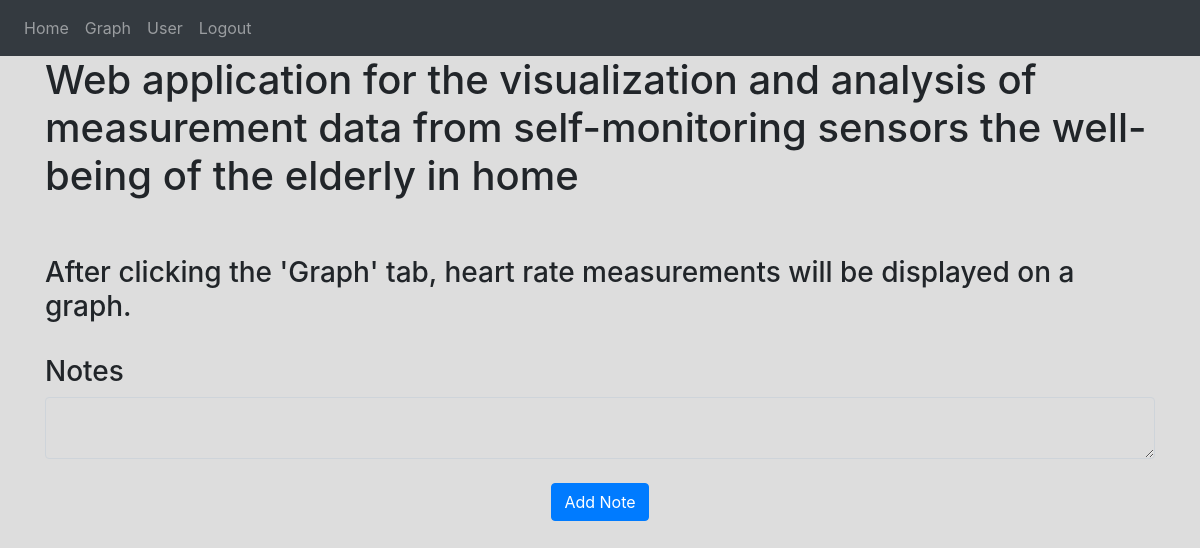
Page / (signed in) on the earlier database version.
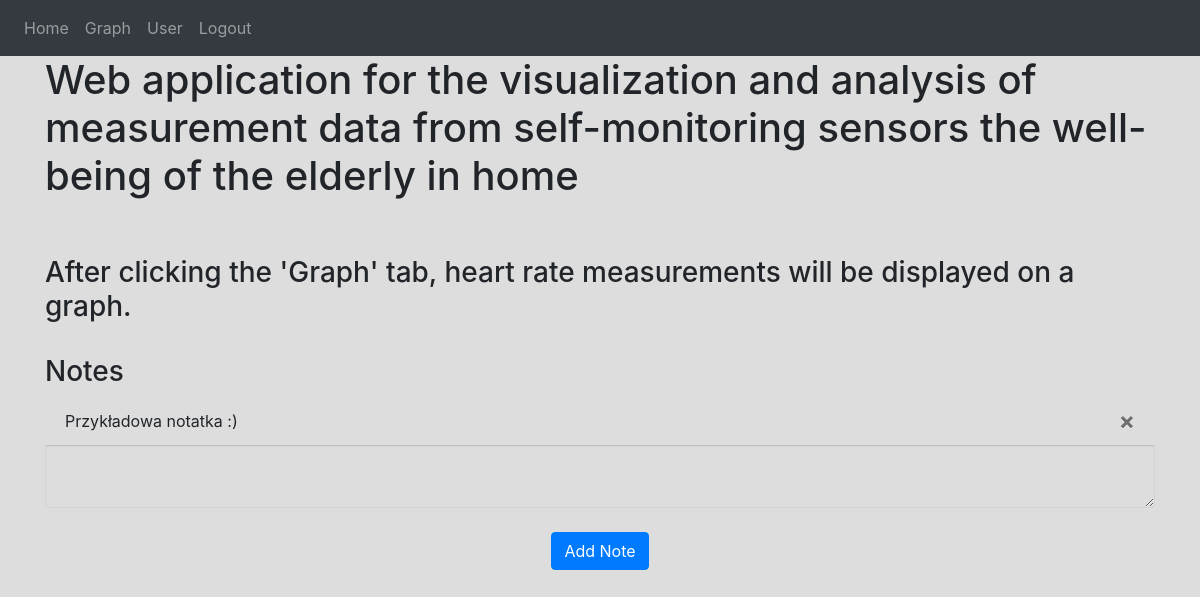
Same page on the later database version.
### website/models.py (models this page shows)
class Note(db.Model):
    id = db.Column(db.Integer, primary_key=True)
    data = db.Column(db.String(10000))
    date = db.Column(db.DateTime(timezone=True), default=func.now())
    user_id = db.Column(db.Integer, db.ForeignKey('user.id')) #relacja jedna do wielu (jeden user i wiele notatek);

### website/views.py (the view, shortened to what this page needs)
@views.route('/', methods=['GET', 'POST'])
@login_required
def home():
    user_id=current_user.id
    user_name=current_user.first_name
    return render_template("home.html", user=current_user,  user_id=user_id, user_name=user_name)

### website/__init__.py (called while the page is built)
def create_app(database_uri="sqlite:///database.db"):
    app = Flask(__name__)
    app.config["SECRET_KEY"] = "hjshjhdjah kjshkjdhjs"
    app.config["SQLALCHEMY_DATABASE_URI"] = "sqlite:///database.db"
    db.init_app(app)
    from .views import views
    from .auth import auth
    app.register_blueprint(views, url_prefix='/')
    app.register_blueprint(auth, url_prefix='/')
    from .models import User, Note, Measurement, Graph # importujemy, zeby zdefiniowa te klasy opisane w models.py
    with app.app_context():
        db.create_all()
    login_manager = LoginManager()
    login_manager.login_view = 'auth.login'
    login_manager.init_app(app)
    @login_manager.user_loader
    def load_user(id):
        return User.query.get(int(id))
    return app

### website/templates/home.html
{% extends "base.html" %} {% block title %}Home{% endblock %} {% block content
    %}
     <strong><h1>Web application for the visualization and analysis of measurement data from self-monitoring sensors the well-being of the elderly in home    </h1></strong>
     <br />
     <br />
     <h3>After clicking the 'Graph' tab, heart rate measurements will be displayed on a graph. </h3>
     <br />
    <h3>Notes</h3>
    <ul class="list-group list-group-flush" id="notes" >
      {% for note in user.notes %}
      <li class="list-group-item" style="background-color:#DDDDDD">
        {{ note.data }}
        <button type="button" class="close" onClick="deleteNote({{ note.id }})">
          <span aria-hidden="true">&times;</span>
        </button>
      </li>
      {% endfor %}
    </ul>
    <form method="POST">
      <textarea name="note" id="note" class="form-control" style="background-color:#DDDDDD"></textarea>
      <br />
      <div align="center">
        <button type="submit" class="btn btn-primary">Add Note</button>
      </div>
    </form>
    {% endblock %}

### website/templates/base.html (shortened to what this page needs)
<!DOCTYPE html>
<html>
    <head>
        <link
            rel="stylesheet"
            href="https://stackpath.bootstrapcdn.com/bootstrap/4.4.1/css/bootstrap.min.css"
        />
        <link
            rel="stylesheet"
            href="https://stackpath.bootstrapcdn.com/font-awesome/4.7.0/css/font-awesome.min.css"
        />
    </head>
    <body  style="background-color:#DDDDDD">
        <nav class="navbar navbar-expand-lg navbar-dark bg-dark">
            <div class="collapse navbar-collapse" id="navbar">
                <div class="navbar-nav">
                    {% if user.is_authenticated %}
                    <a class="nav-item nav-link" id="home" href="/">Home</a>
                    <a class="nav-item nav-link" id="graph" href="/graph">Graph</a>
                    <a class="nav-item nav-link" id="logout" href="/user">User</a>
                    <a class="nav-item nav-link" id="logout" href="/logout">Logout</a>
                    {% else %}
                    <a class="nav-item nav-link" id="login" href="/login">Login</a>
                    <a class="nav-item nav-link" id="signUp" href="/sign-up">Sign Up</a>
                    {% endif %}
                </div>
            </div>
        </nav>
        <div class="container">
        {% block content %}
        {% endblock %}
        </div>
  </body>
</html>

Differences in the rows shown:
added Note: data "Przykładowa notatka :)"
